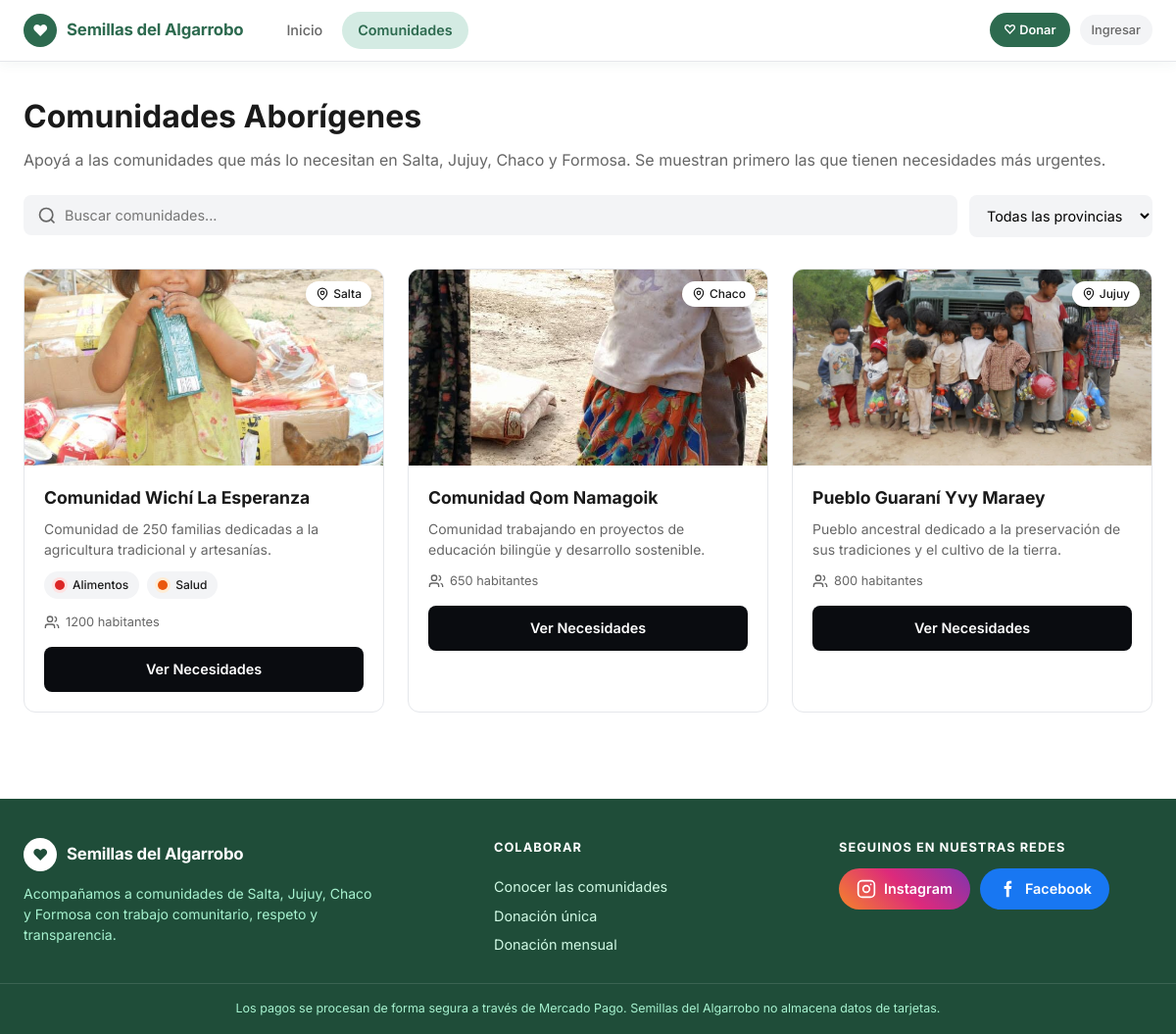
The app's page /comunidades/ with its own data.
### communities/models.py (models this page shows, shortened)
class Community(models.Model):
    class Province(models.TextChoices):
        SALTA = 'Salta', 'Salta'
        JUJUY = 'Jujuy', 'Jujuy'
        CHACO = 'Chaco', 'Chaco'
        FORMOSA = 'Formosa', 'Formosa'
    owner = models.OneToOneField(
        settings.AUTH_USER_MODEL,
        on_delete=models.CASCADE,
        related_name='community_profile',
        verbose_name='usuario responsable',
        null=True,
        blank=True,
    )
    name = models.CharField('nombre', max_length=200)
    description = models.TextField('descripción')
    province = models.CharField('provincia', max_length=50, choices=Province.choices)
    population = models.PositiveIntegerField('población')
    location = models.CharField(
        'ubicación general', max_length=200, blank=True,
        help_text='Ej: "Paraje El Algarrobo, departamento San Martín". Sin direcciones exactas.',
    )
    email = models.EmailField('email de contacto')
    image = models.ImageField(
        'imagen (anterior)', upload_to='communities/', blank=True, null=True,
        help_text='Campo anterior. Para nuevas fotos usá la galería de abajo.',
    )
    image_url = models.CharField(
        'URL de imagen', max_length=500, blank=True,
        help_text='Opcional. Se usa solo si la comunidad no tiene fotos en la galería.',
    )
    is_featured = models.BooleanField(
        'destacar en el inicio', default=False,
        help_text='Si está marcada, se muestra como comunidad destacada antes que el cálculo automático de prioridad.',
    )
    is_active = models.BooleanField('activa', default=True)
    created_at = models.DateTimeField(auto_now_add=True)
    class Meta:
        verbose_name = 'comunidad'
        verbose_name_plural = 'comunidades'
        ordering = ['name']
    @property
    def gallery(self):
        images = list(self.images.all())
        images.sort(key=lambda img: (not img.is_main, img.order, img.pk))
        return images
    @property
    def main_image(self):
        gallery = self.gallery
        return gallery[0] if gallery else None
    def get_image(self):
        main = self.main_image
        if main:
            return main.image.url
        if self.image:
            return self.image.url
        if self.image_url:
            return self.image_url
        return '/static/img/comunidad-default.svg'

class CommunityImage(models.Model):
    community = models.ForeignKey(
        Community, on_delete=models.CASCADE, related_name='images', verbose_name='comunidad',
    )
    image = models.ImageField('imagen', upload_to=community_image_path)
    caption = models.CharField(
        'descripción breve', max_length=200, blank=True,
        help_text='Texto alternativo para accesibilidad y epígrafe de la foto.',
    )
    order = models.PositiveSmallIntegerField('orden', default=0)
    is_main = models.BooleanField('principal', default=False)
    created_at = models.DateTimeField(auto_now_add=True)
    class Meta:
        verbose_name = 'foto de la comunidad'
        verbose_name_plural = 'fotos de la comunidad'
        ordering = ['-is_main', 'order', 'pk']

class Need(models.Model):
    class Category(models.TextChoices):
        ALIMENTOS = 'Alimentos', 'Alimentos'
        AGUA = 'Agua', 'Agua'
        SALUD = 'Salud', 'Salud'
        ROPA = 'Ropa', 'Ropa'
        EDUCACION = 'Educación', 'Educación'
        VIVIENDA = 'Vivienda', 'Vivienda'
        OTRO = 'Otro', 'Otro'
    class Status(models.TextChoices):
        ACTIVE = 'activa', 'Activa'
        COMPLETED = 'completada', 'Completada'
        CANCELLED = 'cancelada', 'Cancelada'
    community = models.ForeignKey(
        Community,
        on_delete=models.CASCADE,
        related_name='needs',
        verbose_name='comunidad',
    )
    title = models.CharField('título', max_length=200)
    description = models.TextField('descripción')
    category = models.CharField('categoría', max_length=50, choices=Category.choices)
    target_amount = models.DecimalField('monto objetivo', max_digits=12, decimal_places=2)
    is_urgent = models.BooleanField('urgente', default=False)
    status = models.CharField(
        'estado',
        max_length=20,
        choices=Status.choices,
        default=Status.ACTIVE,
    )
    created_at = models.DateTimeField(auto_now_add=True)
    updated_at = models.DateTimeField(auto_now=True)
    class Meta:
        verbose_name = 'necesidad'
        verbose_name_plural = 'necesidades'
        ordering = ['-is_urgent', '-created_at']
    @property
    def raised_amount(self):
        total = self.donations.aggregate(total=Sum('amount'))['total']
        return total or Decimal('0')
    @property
    def public_status(self):
        if self.status == self.Status.COMPLETED:
            return 'covered', 'Necesidad cubierta'
        if self.status == self.Status.CANCELLED:
            return 'closed', 'Sin vigencia'
        if self.is_urgent:
            return 'urgent', 'Necesidad urgente'
        return 'active', 'Necesidad activa'

### communities/views.py (the view)
# urls.py: path('', views.community_list, name='list'),
def community_list(request):
    communities = Community.objects.filter(is_active=True)
    search = request.GET.get('q', '').strip()
    province = request.GET.get('provincia', '')
    if search:
        communities = communities.filter(
            Q(name__icontains=search) | Q(description__icontains=search) | Q(location__icontains=search)
        )
    if province:
        communities = communities.filter(province=province)
    return render(request, 'communities/list.html', {
        'communities': ranked_communities(communities),
        'search': search,
        'province': province,
        'provinces': Community.Province.choices,
    })

### communities/priority.py (called while the page is built)
def need_score(need, raised=None):
    if need.status != Need.Status.ACTIVE:
        return 0.0
    weights = settings.NEED_PRIORITY_WEIGHTS
    score = weights.get('active_need', 1.0)
    if need.is_urgent:
        score += weights.get('urgent', 0.0)
    score += weights.get('categories', {}).get(need.category, 0.0)
    if need.target_amount and need.target_amount > 0:
        raised = need.raised_amount if raised is None else (raised or Decimal('0'))
        remaining = max(need.target_amount - raised, Decimal('0'))
        score += weights.get('remaining_ratio', 0.0) * float(remaining / need.target_amount)
    return round(score, 2)

### config/context_processors.py (called while the page is built)
def site(request):
    return {
        'SITE_NAME': settings.SITE_NAME,
        'SOCIAL_LINKS': settings.SOCIAL_LINKS,
    }

### templates/communities/list.html (shortened to what this page needs)
{% extends 'includes/navbar.html' %}
{% block content %}
<main class="page-content">
    <div class="page-header">
        <h1>Comunidades Aborígenes</h1>
        <p class="page-subtitle">Apoyá a las comunidades que más lo necesitan en Salta, Jujuy, Chaco y Formosa. Se muestran primero las que tienen necesidades más urgentes.</p>
    </div>
    <form method="get" class="filters-bar">
        <div class="search-box">
            <svg class="search-icon" width="20" height="20" viewBox="0 0 24 24" fill="none" stroke="currentColor" stroke-width="2">
                <circle cx="11" cy="11" r="8"/><path d="m21 21-4.3-4.3"/>
            </svg>
            <input type="text" name="q" aria-label="Buscar comunidades" value="{{ search }}" placeholder="Buscar comunidades..." class="search-input">
        </div>
        <select name="provincia" class="filter-select" aria-label="Filtrar por provincia" onchange="this.form.submit()">
            <option value="">Todas las provincias</option>
        </select>
    </form>
    <div class="communities-grid">
        {% for community in communities %}
        <article class="community-card">
            <div class="card-image-wrap">
                <img src="{{ community.get_image }}" alt="Foto de {{ community.name }}" class="card-image" loading="lazy">
                <span class="location-badge">
                    <svg width="14" height="14" viewBox="0 0 24 24" fill="none" stroke="currentColor" stroke-width="2">
                        <path d="M20 10c0 6-8 12-8 12s-8-6-8-12a8 8 0 0 1 16 0Z"/><circle cx="12" cy="10" r="3"/>
                    </svg>
                    {{ community.province }}
                </span>
            </div>
            <div class="card-body">
                <h2>{{ community.name }}</h2>
                <p class="card-desc">{{ community.description|truncatewords:20 }}</p>
                {% if community.top_needs %}
                <ul class="need-chips need-chips-sm" aria-label="Necesidades principales">
                    {% for need in community.top_categories|slice:":3" %}
                    {% with st=need.public_status %}
                    <li class="need-chip need-chip-{{ st.0 }}"><span class="status-dot status-{{ st.0 }}" aria-hidden="true"></span>{{ need.category }}</li>
                    {% endwith %}
                    {% endfor %}
                </ul>
                {% endif %}
                <div class="card-meta">
                    <svg width="16" height="16" viewBox="0 0 24 24" fill="none" stroke="currentColor" stroke-width="2">
                        <path d="M16 21v-2a4 4 0 0 0-4-4H6a4 4 0 0 0-4 4v2"/><circle cx="9" cy="7" r="4"/>
                        <path d="M22 21v-2a4 4 0 0 0-3-3.87"/><path d="M16 3.13a4 4 0 0 1 0 7.75"/>
                    </svg>
                    {{ community.population }} habitantes
                </div>
                <a href="{% url 'communities:detail' community.pk %}" class="btn btn-primary btn-full">Ver Necesidades</a>
            </div>
        </article>
        {% empty %}
        <div class="empty-state">
            <p>No se encontraron comunidades con los filtros seleccionados.</p>
        </div>
        {% endfor %}
    </div>
</main>
{% endblock %}

### static/css/styles.css (style rules this page uses)
:root { --green-bg: #d4ebe3; --green-brand: #2d6a4f; --dark: #0a0c10; --text: #1a1a1a; --text-muted: #666; --border: #e5e7eb; --bg-input: #f3f4f6; --white: #fff; --red: #dc2626; --orange: #ea580c; --pink: #db2777; --blue: #2563eb; --yellow-bg: #fef9c3; --yellow-border: #fde047; --blue-bg: #eff6ff; --radius: 12px; --shadow: 0 4px 24px rgba(0,0,0,.08); }
* { box-sizing: border-box; margin: 0; padding: 0; }
body { font-family: 'Inter', -apple-system, BlinkMacSystemFont, sans-serif; color: var(--text); background: var(--white); line-height: 1.5; }
.form-input, .form-textarea, .form-select, .search-input, .filter-select { width: 100%; padding: 12px 14px; border: none; border-radius: 8px; background: var(--bg-input); font-size: 0.9rem; font-family: inherit; outline: none; }
.btn { display: inline-flex; align-items: center; justify-content: center; gap: 8px; padding: 12px 20px; border-radius: 8px; font-size: 0.9rem; font-weight: 600; font-family: inherit; cursor: pointer; border: none; text-decoration: none; transition: opacity .2s; }
.btn-primary { background: var(--dark); color: var(--white); }
.btn-full { width: 100%; }
.page-content { max-width: 1200px; margin: 0 auto; padding: 32px 24px 64px; }
.page-header { margin-bottom: 24px; }
.page-header h1, .page-title { font-size: 2rem; font-weight: 700; margin-bottom: 8px; }
.page-subtitle { color: var(--text-muted); }
.filters-bar { display: flex; gap: 12px; margin-bottom: 32px; flex-wrap: wrap; }
.search-box { flex: 1; min-width: 240px; position: relative; }
.search-icon { position: absolute; left: 14px; top: 50%; transform: translateY(-50%); color: var(--text-muted); }
.search-input { padding-left: 42px; }
.filter-select { width: auto; min-width: 180px; cursor: pointer; }
.communities-grid { display: grid; grid-template-columns: repeat(auto-fill, minmax(min(320px, 100%), 1fr)); gap: 24px; }
.community-card { border: 1px solid var(--border); border-radius: var(--radius); overflow: hidden; background: var(--white); }
.card-image-wrap { position: relative; }
.card-image { width: 100%; height: 200px; object-fit: cover; display: block; }
.location-badge { position: absolute; top: 12px; right: 12px; background: var(--white); padding: 4px 10px; border-radius: 20px; font-size: 0.75rem; font-weight: 500; display: flex; align-items: center; gap: 4px; box-shadow: 0 2px 8px rgba(0,0,0,.1); }
.card-body { padding: 20px; }
.card-body h2 { font-size: 1.1rem; margin-bottom: 8px; }
.card-desc { color: var(--text-muted); font-size: 0.875rem; margin-bottom: 12px; min-height: 42px; }
.card-meta { display: flex; align-items: center; gap: 6px; color: var(--text-muted); font-size: 0.8rem; margin-bottom: 16px; }
.status-active { color: var(--blue); font-weight: 600; font-size: 0.875rem; }
:root { --green-dark: #1f4d39; --green-soft: #ecf6f1; --amber: #d97706; --amber-bg: #fffbeb; --success: #15803d; --success-bg: #f0fdf4; }
img { max-width: 100%; }
.need-chips { list-style: none; display: flex; flex-wrap: wrap; gap: 8px; }
.need-chip { display: inline-flex; align-items: center; gap: 8px; background: var(--white); border: 1px solid var(--border); padding: 6px 12px; border-radius: 999px; font-size: 0.85rem; font-weight: 500; }
.need-chips-sm { margin-bottom: 14px; }
.need-chips-sm .need-chip { font-size: 0.75rem; padding: 4px 10px; background: var(--bg-input); border-color: transparent; }
.status-dot { width: 10px; height: 10px; border-radius: 50%; flex-shrink: 0; display: inline-block; }
.status-urgent { background: var(--red); box-shadow: 0 0 0 3px #fee2e2; }
.status-active { background: var(--orange); box-shadow: 0 0 0 3px #ffedd5; }

### records on screen
Community: get_image (picture), province "Salta", name "Comunidad Wichí La Esperanza", description "Comunidad de 250 familias dedicadas a la agricultura tradicional y artesanías.", population "1200"
Need: category "Alimentos"
Need: category "Salud"
Community: get_image (picture), province "Chaco", name "Comunidad Qom Namagoik", description "Comunidad trabajando en proyectos de educación bilingüe y desarrollo sostenible.", population "650"
Community: get_image (picture), province "Jujuy", name "Pueblo Guaraní Yvy Maraey", description "Pueblo ancestral dedicado a la preservación de sus tradiciones y el cultivo de la tierra.", population "800"

### other values on screen
{{ SITE_NAME }} "Semillas del Algarrobo"
